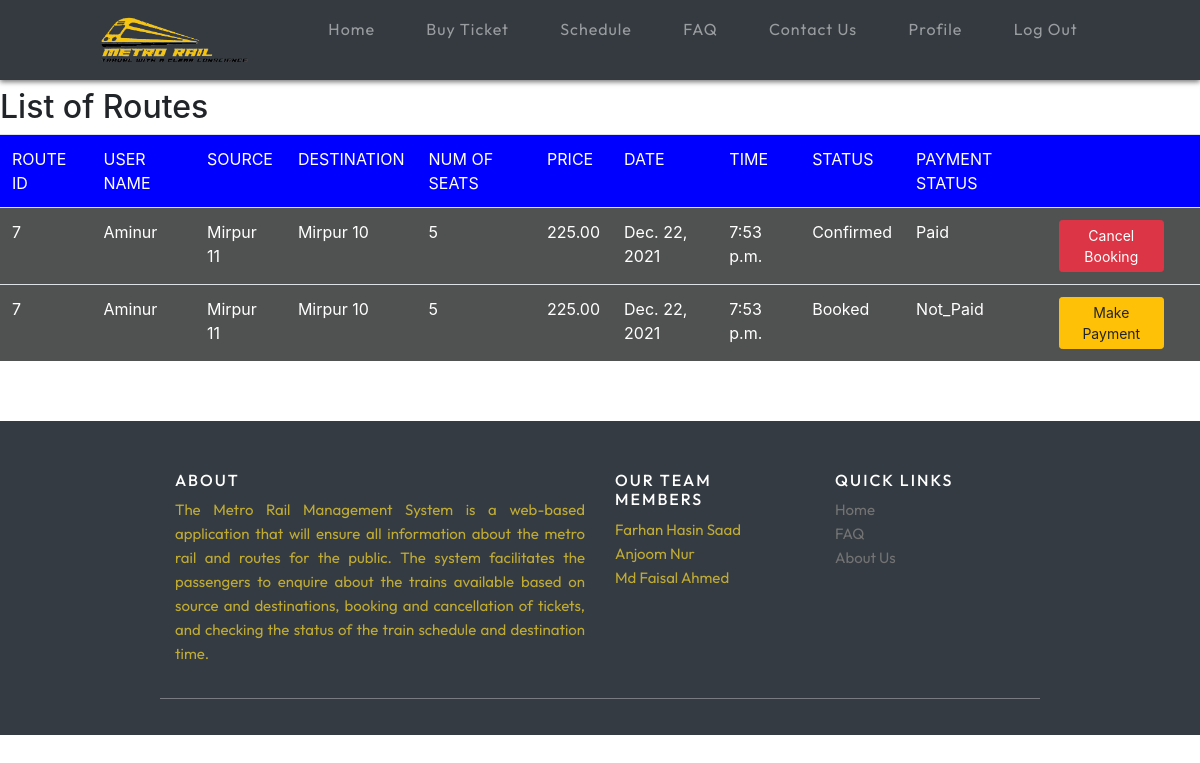
The page /accounts/seebookings/ (signed in) on the database as committed earlier.
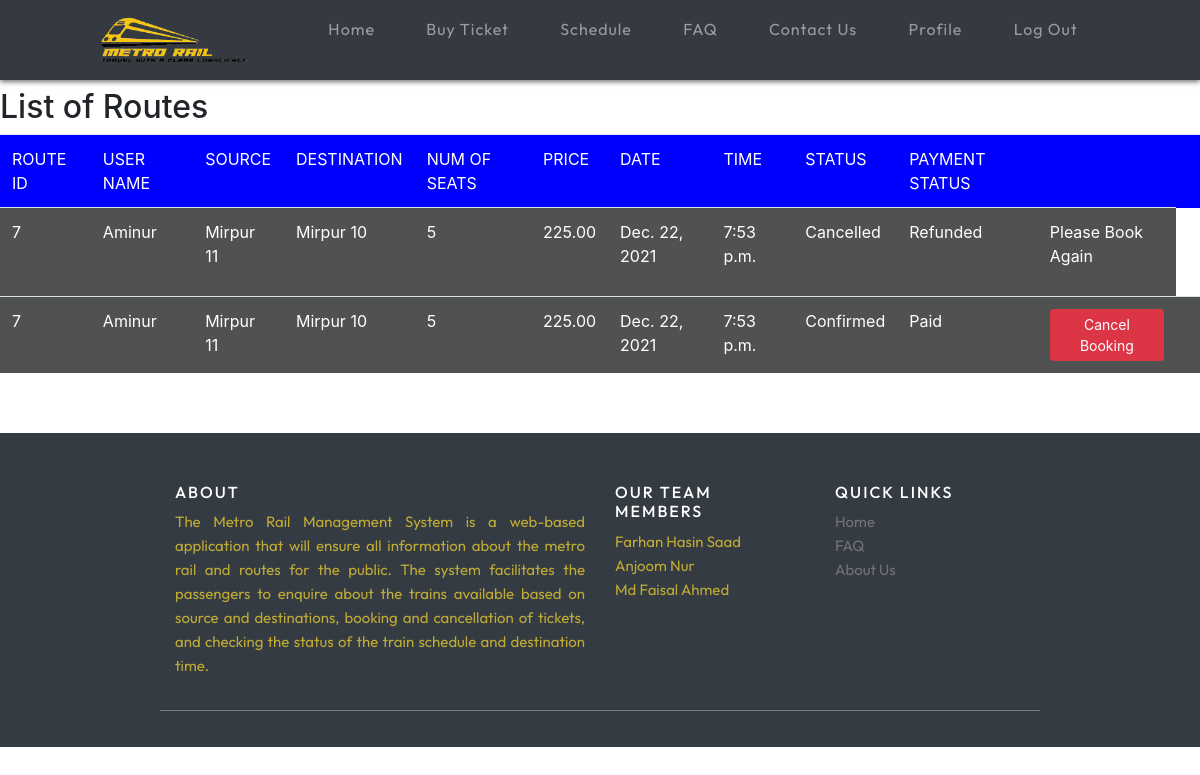
The same page on the database as committed later.
### accounts/models.py (models this page shows, shortened)
class Book(models.Model):
    BOOKED = 'Booked'
    CANCELLED = 'Cancelled'
    CONFIRMED = 'Confirmed'
    PAID = 'Paid'
    NOT_PAID = 'Not_Paid'
    REFUNDED = 'Refunded'
    TICKET_STATUSES = ((BOOKED, 'Booked'),
                       (CANCELLED, 'Cancelled'),
                       (CONFIRMED,'Confirmed'))
    PAYMENT_STATUSES =((PAID, 'Paid'),
                       (NOT_PAID ,'Not_Paid'),
                       (REFUNDED , 'Refunded'))
    username = models.CharField(max_length=200)
    email = models.CharField(max_length=200)
    source = models.CharField(max_length=30)
    dest = models.CharField(max_length=30)
    routeid = models.IntegerField()
    nos = models.DecimalField(decimal_places=0, max_digits=2)
    price = models.DecimalField(decimal_places=2, max_digits=6)
    status = models.CharField(choices=TICKET_STATUSES, default=BOOKED, max_length=15)
    payment_status = models.CharField(choices= PAYMENT_STATUSES, default=NOT_PAID, max_length=30)
    date = models.DateField()
    time = models.TimeField()
    order_id = models.CharField(max_length=120, blank=True)
    code = models.ImageField(blank=True, upload_to='code')
    is_paid = models.BooleanField(default=False, blank=True)
    is_refunded = models.BooleanField(default=False, blank=True)

### accounts/views.py (the view)
# urls.py: path('seebookings/', views.seebookings, name="seebookings"),
@login_required(login_url='log')
def seebookings(request,new={}):
    context = {}
    username_r = request.user.username
    book_list = Book.objects.filter(username=username_r)
    if book_list:
        return render(request, 'booklist.html', locals())
    else:
        context["error"] = "Sorry no route booked"
        return render(request, 'search.html', context)

### accounts/templates/booklist.html (shortened to what this page needs)
{% extends 'railapp/main.html' %}
{% block content %}
<h2>List of Routes</h2>
<table class="table table-striped">
    <thead style="background-color: blue;color: white;">
    <td>ROUTE ID</td>
    <td>USER NAME</td>
    <td>SOURCE</td>
    <td>DESTINATION</td>
    <td>NUM OF SEATS</td>
    <td>PRICE</td>
    <td>DATE</td>
    <td>TIME</td>
    <td>STATUS</td>
    <td>PAYMENT STATUS</td>
    <td> </td>
    <td></td>
    </thead>
    <thead style="background-color: rgb(80, 82, 81);color: rgb(255, 255, 255);">
    {% for row in book_list %}
    <tr>
        <td>{{row.routeid}}</td>
        <td>{{row.username}}</td>
        <td>{{row.source}}</td>
        <td>{{row.dest}}</td>
        <td>{{row.nos}}</td>
        <td>{{row.price}}</td>
        <td>{{row.date}}</td>
        <td>{{row.time}}</td>
        <td>{{row.status}}</td>
        <td>{{row.payment_status}}</td>
        {% if row.is_refunded == True %}
            <td><p> Please Book Again </p>
        {% elif row.is_paid == False %}
            <td><a class="btn btn-sm btn-warning" href="{% url 'payments' row.id%}">Make Payment</a></td>
            <td></td>
        {% elif row.is_paid == True %}
            <td><a class="btn btn-sm btn-danger" href="{% url 'cancellings' row.id%}">Cancel Booking</a></td>
            <td></td>
        {% endif %}
    </tr>
    {% endfor %}
    </thead>
</table>
{% endblock %}

Rows that differ between the two databases and show on the page:
changed Book: status "Confirmed" → "Cancelled"; payment_status "Paid" → "Refunded"; is_refunded "Cancel Booking" → "Please Book Again"
changed Book: status "Booked" → "Confirmed"; payment_status "Not_Paid" → "Paid"; is_paid "Make Payment" → "Cancel Booking"
